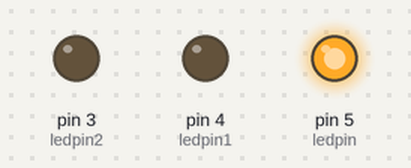
A sketch run on a simulated Arduino Uno, built with avr-gcc and run on an emulated ATmega328P. Shown: output pins drawn as LEDs (lit = HIGH).

Above: at 1.5 s.
At 7.5 s:
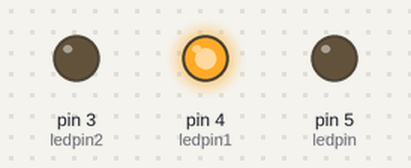
At 13.5 s:
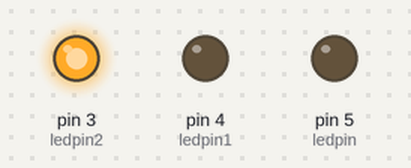
At 16.5 s:
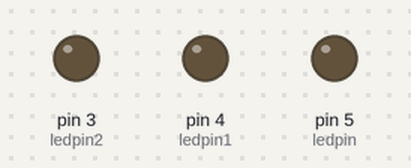
Timing chart, 0 to 23.4 s (numbered marks = the images above):
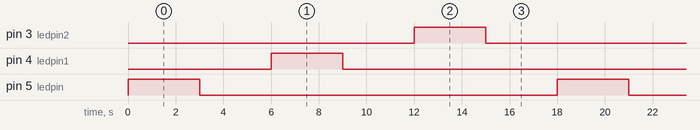

Measured:
- by itself, pin 3 (ledpin2), pin 4 (ledpin1), pin 5 (ledpin): alternates HIGH for 3.0 s and LOW for 15.0 s
- by itself, everything shown: repeats every 18.0 s, in 6 steps

The sketch:

mighty_leelo_gogo1.ino
```cpp
int ledpin2=3;
int ledpin1=4;
int ledpin=5;
void setup() {
  pinMode(ledpin,OUTPUT);
  pinMode(ledpin1,OUTPUT);
  pinMode(ledpin2,OUTPUT);

  // put your setup code here, to run once:

}

void loop() {
  digitalWrite(ledpin,HIGH);
  delay(3000);
  digitalWrite(ledpin,LOW);
  delay(3000);
   digitalWrite(ledpin1,HIGH);
  delay(3000);
  digitalWrite(ledpin1,LOW);
  delay(3000);
  digitalWrite(ledpin2,HIGH);
  delay(3000);
  digitalWrite(ledpin2,LOW);
  delay(3000);
  // put your main code here, to run repeatedly:

}
```
